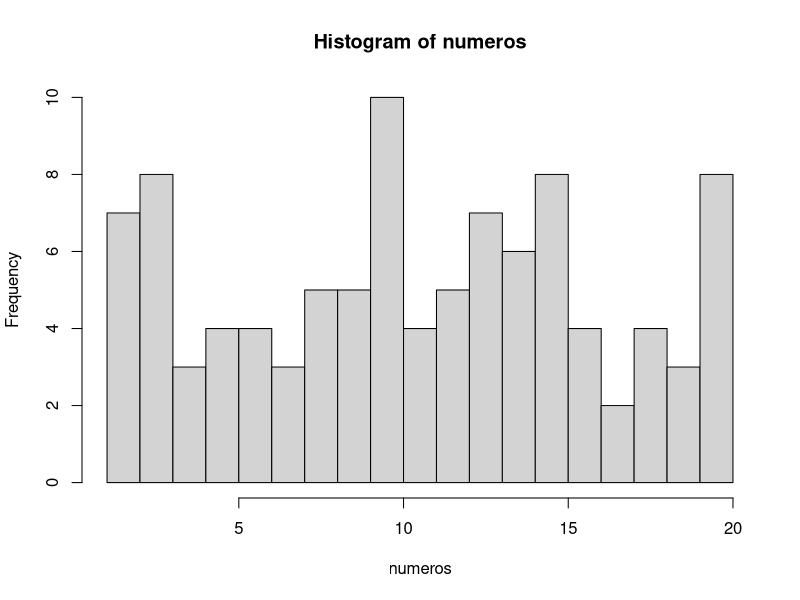

Reproduce this figure in R.
## ---- chunk 1
numeros <- sample(1:20, 100, TRUE)
numeros
## ---- chunk 2
mediana <- median(numeros)
mediana
## ---- chunk 3
media <- mean(numeros)
media
## ---- chunk 4
# El argumento breaks nos permite dividir en histograma en las partes que queramos
hist(numeros, breaks = 20)
## ---- chunk 5
tabla.frecuencias <- data.frame(table(numeros))
tabla.frecuencias
## ---- chunk 6
# Con la función seq, creamos una secuencia de 1 a 10 en intervalos de 0.1 en 0.1
secuencia <- seq(1, 10, 0.1)
muestra <- sample(secuencia, 100, TRUE)
muestra
## ---- chunk 7
# Aquí el cálculo de la mediana 
mediana.muestra <- median(muestra)
mediana.muestra
## ---- chunk 8
# Aquí el cálculo de la media
mediana.muestra <- mean(muestra)
mediana.muestra
## ---- chunk 9
# Aquí el cálculo de la moda
tabla.moda <- data.frame(table(muestra))
tabla.moda
